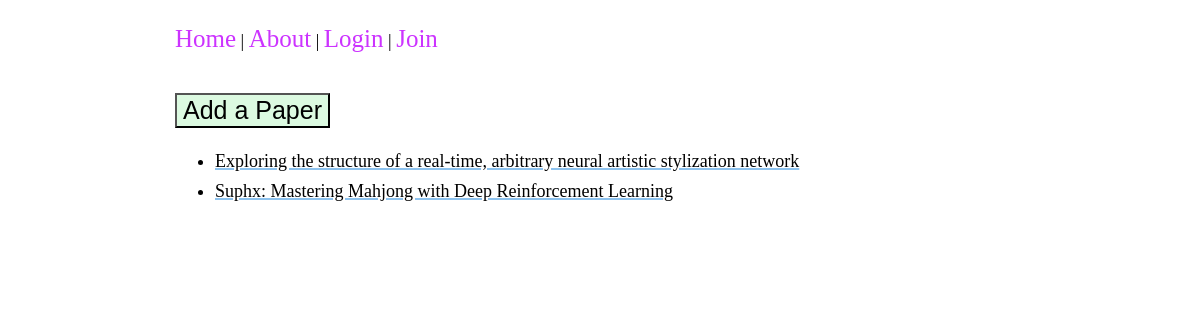
Before: /papers/ with the older database file.
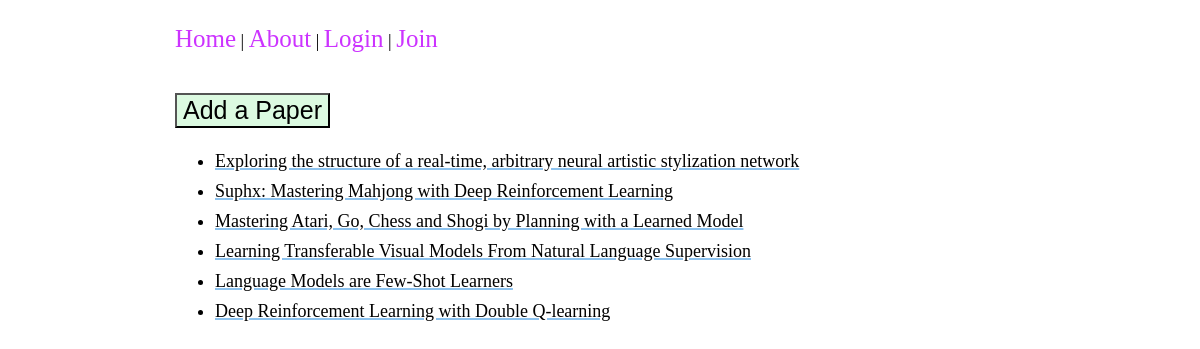
After: the same page with the newer database file.
### papers/models.py (models this page shows)
class Paper(models.Model):
    url = models.URLField(max_length=50)
    pdf_url = models.URLField(max_length=50)
    arxiv_id = models.CharField(max_length=20)
    title = models.CharField(max_length=500)
    authors = models.ManyToManyField('Author', through='AuthorPaper')
    abstract = models.CharField(max_length=1000)
    key_words = models.ManyToManyField('KeyWord', through='KeyWordPaper')
    published = models.DateField()
    def __str__(self):
        return self.title

### papers/views.py (the view)
# urls.py: path('', views.HomeView.as_view(), name='home'),
class HomeView(ListView):
    template_name = 'papers/home.html'
    context_object_name = 'papers_list'  # TODO: Change to recent
    def get_queryset(self):
        return Paper.objects.all()

### papers/templates/papers/home.html (shortened to what this page needs)
{% extends 'base.html' %}
{% block content %}
{% include 'papers/add-btn.html' %}
<ul>
  {% for paper in papers_list %}
  <li><a href="{% url 'papers:paper-detail' paper.id %}">{{ paper }}</a></li>
  {% endfor %}
</ul>
{% endblock content %}

Changed rows visible on the page:
added Paper: title "Mastering Atari, Go, Chess and Shogi by Planning with a Learned Model"
added Paper: title "Learning Transferable Visual Models From Natural Language Supervision"
added Paper: title "Language Models are Few-Shot Learners"
added Paper: title "Deep Reinforcement Learning with Double Q-learning"
